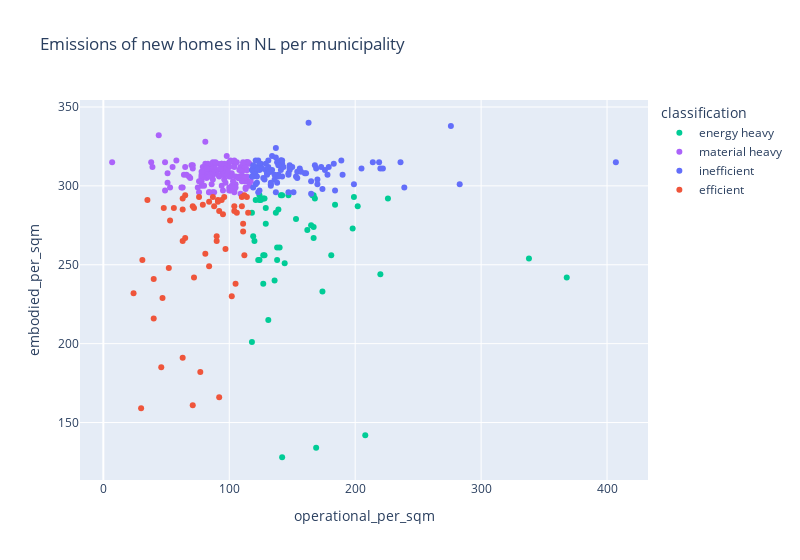

Notebook cell for this chart:
### Code cell
# scatter plot of emissions per home in plotly express
color_dict = {
    'inefficient': '#636EFA', 
    'efficient': '#EF553B',
    'material heavy': '#AB63FA', 
    'energy heavy': '#00CC96'
}

fig = px.scatter(df, title='Emissions of new homes in NL per municipality', 
                 color='classification',
                 x='operational_per_sqm', y='embodied_per_sqm', 
                 hover_data=['municipality'], color_discrete_map=color_dict)
fig.update_layout(width=800)
fig.show()

### Figure 1 — Plotly figure (JSON) as saved in the notebook; plotly's stock layout.template omitted (floating-point values rounded to 4 significant figures; data arrays with more than 128 entries replaced by an {"elided": "..."} marker saying what was removed)
{"data": [{"customdata": [["Montfoort"], ["Alkmaar"], ["Katwijk"], ["Leidschendam-Voorburg"], ["De Bilt"], ["Doesburg"], ["Bergen (NH.)"], ["Texel"], ["De Ronde Venen"], ["Zwartewaterland"], ["Gouda"], ["Opsterland"], ["Hengelo"], ["Leiden"], ["Heerenveen"], ["Baarn"], ["Berkelland"], ["Alphen aan den Rijn"], ["Zaltbommel"], ["Ameland"], ["Amstelveen"], ["Terneuzen"], ["Noordwijk"], ["Rotterdam"], ["Waadhoeke"], ["Twenterand"], ["Waterland"], ["Haarlem"], ["Barendrecht"], ["Voerendaal"], ["Uitgeest"], ["Ridderkerk"], ["Rucphen"], ["Zandvoort"], ["Schouwen-Duiveland"], ["Olst-Wijhe"], ["Asten"], ["Sluis"], ["Eemnes"], ["Woudenberg"], ["Gooise Meren"], ["Gulpen-Wittem"], ["Hulst"], ["Tytsjerksteradiel"], ["Kampen"], ["Venlo"], ["Rheden"], ["Leudal"], ["Hattem"]], "hovertemplate": "classification=energy heavy<br>operational_per_sqm=%{x}<br>embodied_per_sqm=%{y}<br>municipality=%{customdata[0]}<extra></extra>", "legendgroup": "energy heavy", "marker": {"color": "#00CC96", "symbol": "circle"}, "mode": "markers", "name": "energy heavy", "orientation": "v", "showlegend": true, "type": "scatter", "x": [202, 226, 198, 144, 368, 153, 129, 129, 338, 166, 167, 119, 167, 165, 124, 220, 121, 128, 138, 120, 169, 127, 168, 136, 174, 167, 139, 140, 162, 142, 184, 128, 131, 118, 147, 208, 137, 123, 124, 199, 118, 124, 138, 127, 125, 142, 127, 181, 141], "xaxis": "x", "y": [287, 292, 273, 251, 242, 279, 286, 276, 254, 294, 274, 268, 294, 275, 294, 244, 291, 292, 261, 265, 134, 238, 292, 240, 233, 267, 285, 261, 272, 294, 288, 256, 215, 201, 294, 142, 283, 253, 291, 293, 283, 253, 253, 256, 291, 128, 292, 256, 294], "yaxis": "y"}, {"customdata": {"elided": "137x1 str values"}, "hovertemplate": "classification=material heavy<br>operational_per_sqm=%{x}<br>embodied_per_sqm=%{y}<br>municipality=%{customdata[0]}<extra></extra>", "legendgroup": "material heavy", "marker": {"color": "#AB63FA", "symbol": "circle"}, "mode": "markers", "name": "material heavy", "orientation": "v", "showlegend": true, "type": "scatter", "x": {"elided": "137 int values"}, "xaxis": "x", "y": {"elided": "137 int values"}, "yaxis": "y"}, {"customdata": [["Hollands Kroon"], ["Nijkerk"], ["Deventer"], ["Westland"], ["Lansingerland"], ["Oss"], ["Vlissingen"], ["Hendrik-Ido-Ambacht"], ["Laren"], ["Zutphen"], ["Ermelo"], ["Neder-Betuwe"], ["Boxtel"], ["Reimerswaal"], ["Dordrecht"], ["Krimpenerwaard"], ["Wijdemeren"], ["Wierden"], ["Heiloo"], ["Beverwijk"], ["Opmeer"], ["Blaricum"], ["Heemstede"], ["Zwolle"], ["Hellendoorn"], ["Altena"], ["Edam-Volendam"], ["Tholen"], ["Smallingerland"], ["Stichtse Vecht"], ["Tiel"], ["Albrandswaard"], ["Wassenaar"], ["Stein"], ["Raalte"], ["Wormerland"], ["Oudewater"], ["Gorinchem"], ["Ouder-Amstel"], ["Vaals"], ["Bloemendaal"], ["Westvoorne"], ["Kapelle"], ["Lisse"], ["Maasdriel"], ["Utrechtse Heuvelrug"], ["'s-Gravenhage"], ["Teylingen"], ["IJsselstein"], ["Hilversum"], ["Schiedam"], ["Sint-Michielsgestel"], ["Barneveld"], ["Oegstgeest"], ["Wijchen"], ["Heemskerk"], ["'s-Hertogenbosch"], ["Brielle"], ["Woerden"], ["Moerdijk"], ["Vlaardingen"], ["Alblasserdam"], ["Eijsden-Margraten"], ["Wageningen"], ["Breda"], ["Buren"], ["Molenlanden"], ["Schagen"], ["Hoeksche Waard"], ["Medemblik"], ["Roosendaal"], ["Scherpenzeel"], ["West Betuwe"], ["Capelle aan den IJssel"], ["Losser"], ["Son en Breugel"], ["Huizen"], ["Oostzaan"], ["Noordenveld"], ["Utrecht"], ["Nieuwkoop"], ["Zaanstad"], ["Midden-Delfland"], ["Weert"], ["Borger-Odoorn"], ["Voorschoten"], ["Aalsmeer"], ["Uithoorn"], ["Achtkarspelen"], ["Beek"], ["Terschelling"], ["Geertruidenberg"], ["Halderberge"], ["Hillegom"], ["Hellevoetsluis"], ["Leusden"], ["Landsmeer"], ["Putten"], ["Lopik"], ["Goes"], ["Krimpen aan den IJssel"], ["Hoorn"], ["Castricum"], ["Zoetermeer"], ["Bunnik"], ["Wijk bij Duurstede"]], "hovertemplate": "classification=inefficient<br>operational_per_sqm=%{x}<br>embodied_per_sqm=%{y}<br>municipality=%{customdata[0]}<extra></extra>", "legendgroup": "inefficient", "marker": {"color": "#636EFA", "symbol": "circle"}, "mode": "markers", "name": "inefficient", "orientation": "v", "showlegend": true, "type": "scatter", "x": [283, 170, 154, 139, 156, 122, 123, 142, 147, 121, 276, 133, 136, 121, 121, 160, 153, 130, 121, 142, 121, 141, 142, 123, 127, 142, 168, 125, 183, 239, 133, 131, 154, 189, 131, 220, 184, 139, 141, 165, 119, 214, 148, 179, 134, 133, 119, 163, 190, 129, 119, 138, 118, 119, 124, 134, 124, 222, 147, 176, 150, 129, 148, 121, 141, 130, 161, 124, 205, 121, 132, 125, 131, 143, 125, 126, 170, 219, 128, 119, 139, 157, 148, 122, 137, 174, 169, 131, 133, 151, 236, 165, 138, 178, 136, 147, 407, 132, 148, 118, 173, 119, 137, 199, 137, 122], "xaxis": "x", "y": [301, 304, 305, 307, 311, 306, 296, 316, 296, 309, 338, 300, 304, 311, 310, 308, 306, 307, 316, 306, 312, 316, 312, 316, 305, 314, 313, 314, 314, 299, 309, 309, 309, 316, 312, 311, 297, 306, 316, 303, 311, 315, 310, 312, 310, 301, 306, 340, 307, 310, 309, 315, 310, 311, 314, 319, 310, 311, 307, 310, 312, 314, 311, 311, 310, 308, 308, 297, 311, 301, 310, 311, 311, 312, 311, 311, 301, 315, 304, 299, 313, 309, 313, 311, 324, 298, 311, 316, 302, 296, 315, 295, 302, 307, 307, 308, 315, 309, 312, 306, 312, 313, 296, 301, 318, 302], "yaxis": "y"}, {"customdata": [["Apeldoorn"], ["Druten"], ["Veendam"], ["Bronckhorst"], ["Venray"], ["Oldebroek"], ["Etten-Leur"], ["Súdwest-Fryslân"], ["Horst aan de Maas"], ["Brunssum"], ["Dongen"], ["Aalten"], ["Westerveld"], ["Schiermonnikoog"], ["Oost Gelre"], ["Midden-Groningen"], ["Arnhem"], ["Lochem"], ["Dantumadiel"], ["Middelburg"], ["Pijnacker-Nootdorp"], ["Meerssen"], ["Oldambt"], ["Kerkrade"], ["Nunspeet"], ["Maastricht"], ["Overbetuwe"], ["Sittard-Geleen"], ["Simpelveld"], ["Gemert-Bakel"], ["Heerlen"], ["Winterswijk"], ["Hardinxveld-Giessendam"], ["Vlieland"], ["Echt-Susteren"], ["Leiderdorp"], ["Oude IJsselstreek"], ["Rhenen"], ["Enkhuizen"], ["Epe"], ["Noord-Beveland"], ["Roerdalen"], ["Het Hogeland"], ["De Fryske Marren"], ["Maasgouw"], ["Aa en Hunze"], ["Steenwijkerland"], ["Landgraaf"], ["Valkenburg aan de Geul"], ["Pekela"], ["Beekdaelen"], ["Bergen op Zoom"], ["Zeist"]], "hovertemplate": "classification=efficient<br>operational_per_sqm=%{x}<br>embodied_per_sqm=%{y}<br>municipality=%{customdata[0]}<extra></extra>", "legendgroup": "efficient", "marker": {"color": "#EF553B", "symbol": "circle"}, "mode": "markers", "name": "efficient", "orientation": "v", "showlegend": true, "type": "scatter", "x": [71, 104, 72, 96, 84, 110, 110, 105, 30, 77, 114, 91, 111, 65, 97, 79, 91, 112, 106, 63, 88, 90, 104, 40, 112, 84, 56, 52, 24, 63, 31, 63, 53, 81, 47, 76, 63, 94, 72, 92, 87, 46, 95, 90, 65, 71, 111, 48, 40, 102, 35, 92, 115], "xaxis": "x", "y": [161, 287, 242, 293, 290, 287, 293, 238, 159, 182, 293, 290, 271, 294, 260, 288, 291, 294, 283, 285, 287, 265, 284, 241, 256, 249, 286, 248, 232, 292, 253, 191, 278, 257, 229, 293, 265, 291, 286, 284, 293, 185, 282, 268, 267, 287, 276, 286, 216, 230, 291, 166, 283], "yaxis": "y"}], "layout": {"legend": {"title": {"text": "classification"}, "tracegroupgap": 0}, "title": {"text": "Emissions of new homes in NL per municipality"}, "width": 800, "xaxis": {"anchor": "y", "domain": [0, 1], "title": {"text": "operational_per_sqm"}}, "yaxis": {"anchor": "x", "domain": [0, 1], "title": {"text": "embodied_per_sqm"}}}}
